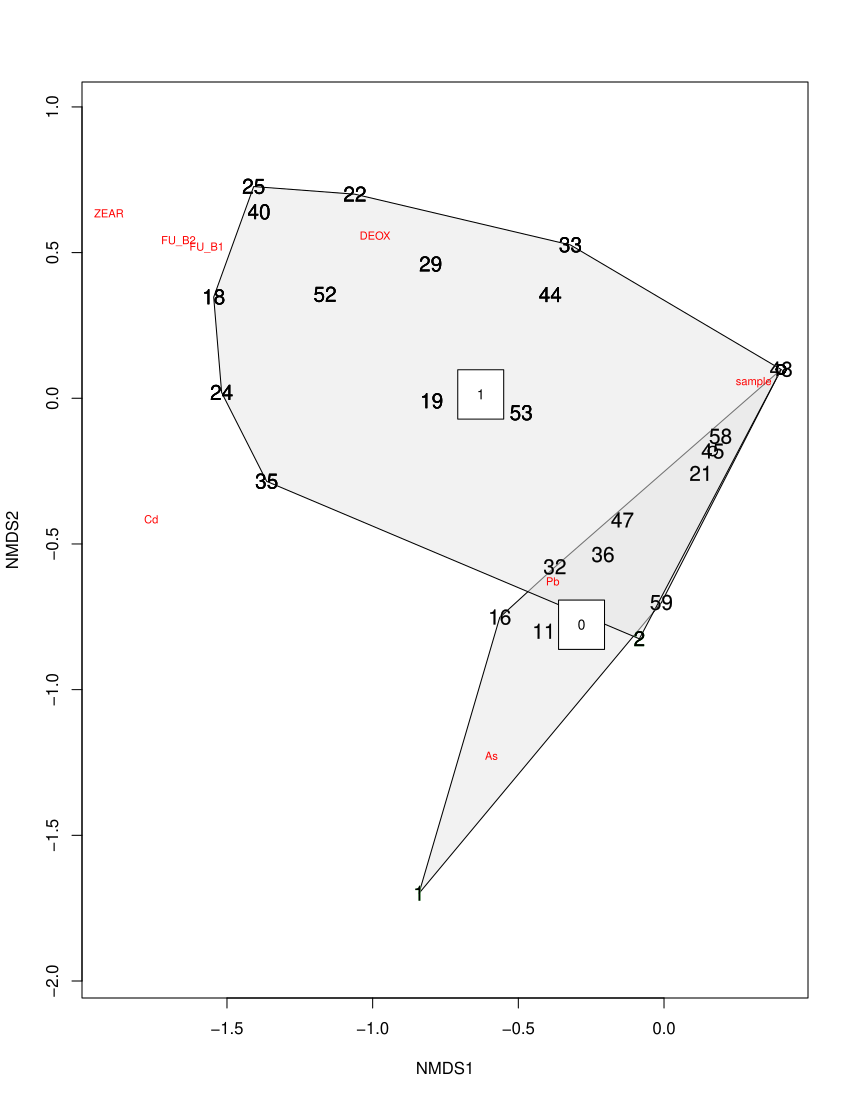

Write the R code that produced this figure.
#non-parametric multidimensional scaling https://jonlefcheck.net/2012/10/24/nmds-tutorial-in-r/
#The goal of NMDS is to collapse information from multiple dimensions (e.g, from multiple communities, sites, etc.) into just a few, so that they can be visualized and interpreted.

install.packages("vegan")
library(vegan)

#reduce dataset to only the mycotoxins and heavy metals
jffd.chem <- select(jffd, sample, DEOX, FU_B1, FU_B2, ZEAR, As, Cd, Pb)

#Convert sample from factor to numeric, to compensate for previous conversion for multiple regression test
jffd$sample <- as.numeric(as.character(jffd$sample))

jffd_NMDS=metaMDS(jffd.chem, k=2, trymax = 100)

#Shepard plot - distances between each pair of communities and their original dissimilarities
stressplot(jffd_NMDS)

plot(jffd_NMDS)

#designate grain v no grain
grain = jffd$type

#plot polygons highlighting groups for grain (1) v no grain (0)
ordiplot(jffd_NMDS, type = "n")
ordihull(jffd_NMDS, groups = grain, draw = "polygon", col = "grey90", label = T)
orditorp(jffd_NMDS, display="species",col="red",air=0.01)
orditorp(jffd_NMDS, display="sites", air=0.01,cex=1.25)
